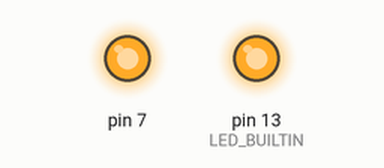
Simulated run of this sketch. Board: Arduino Uno, built with avr-gcc and run on an emulated ATmega328P. Shown: output pins drawn as LEDs (lit = HIGH). What the sketch prints to the serial monitor is not drawn.

Above: at 1.5 s.
At 4.5 s:
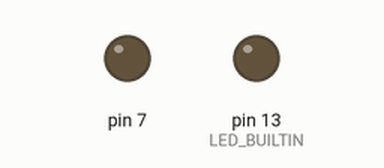
Timing chart, 0 to 7.8 s (numbered marks = the images above):
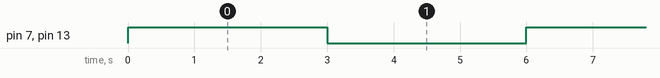

Measured:
- by itself, pin 7, pin 13 (LED_BUILTIN): alternates HIGH for 3.0 s and LOW for 3.0 s

The sketch:

leafy_iot.ino
```cpp
void setup() {
    pinMode(LED_BUILTIN, OUTPUT);
    pinMode(7, OUTPUT);
    Serial.begin(9600);
    while(!Serial);    // time to get serial running
    Serial.println(F("BME280 test"));
}

void loop() {
    digitalWrite(LED_BUILTIN, HIGH);
    digitalWrite(7, HIGH);
    delay(3000);
    digitalWrite(LED_BUILTIN, LOW);
    digitalWrite(7, LOW);
    delay(3000);
}
```
